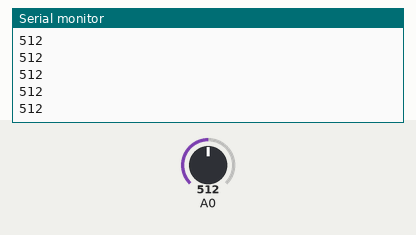
A sketch run on a simulated Arduino Uno, built with avr-gcc and run on an emulated ATmega328P. Shown: the last lines printed to the serial monitor. The inputs (shaded band) are chosen by the test bench; at power-on: A0 = 512.

Above: at 1.2 s.
1.3 s: A0 set to 716
At 1.9 s:
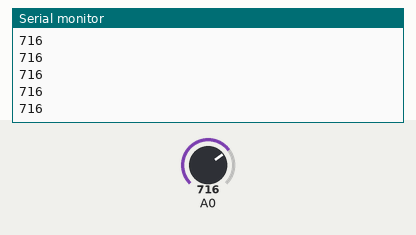
2.8 s: A0 set to 900
At 3.7 s:
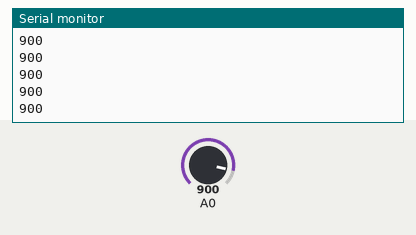
Timing chart, 0 to 5.8 s (numbered marks = the images above; inputs shaded):
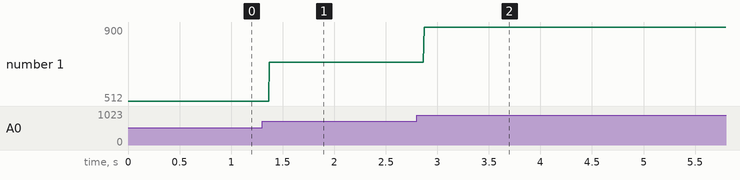

Measured:
- after the input at 1.3 s, the serial monitor: prints a new line after 0.07 s (image 1)
- after the input at 2.8 s, the serial monitor: prints a new line after 0.07 s (image 2)
- plotted number 1: 512 → 716 after the input at 1.3 s, 716 → 900 after the input at 2.8 s

The sketch:

SerialMappedValues.ino
```cpp
void setup() {
  Serial.begin(9600);
}

void loop() {
  // read potentiometer
  int potentiometer = analogRead(A0);

  int mappedValues = map(potentiometer, 0, 1023, 0, 255);
  // print values in the serial monitor
  Serial.println(potentiometer);
}
```
